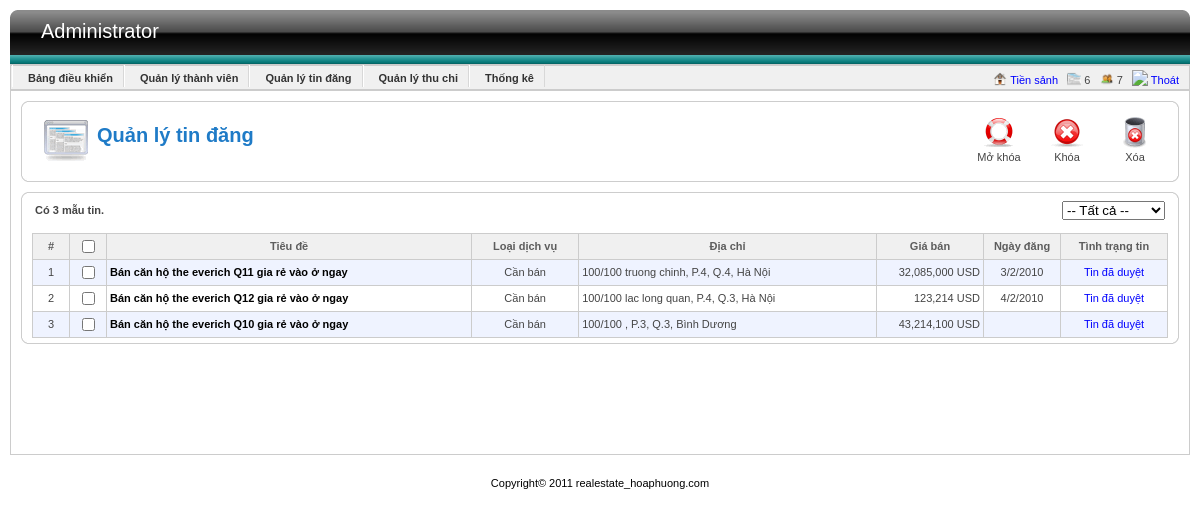
Page /Source/admin/index.php?view=article (signed in) on the earlier database version.
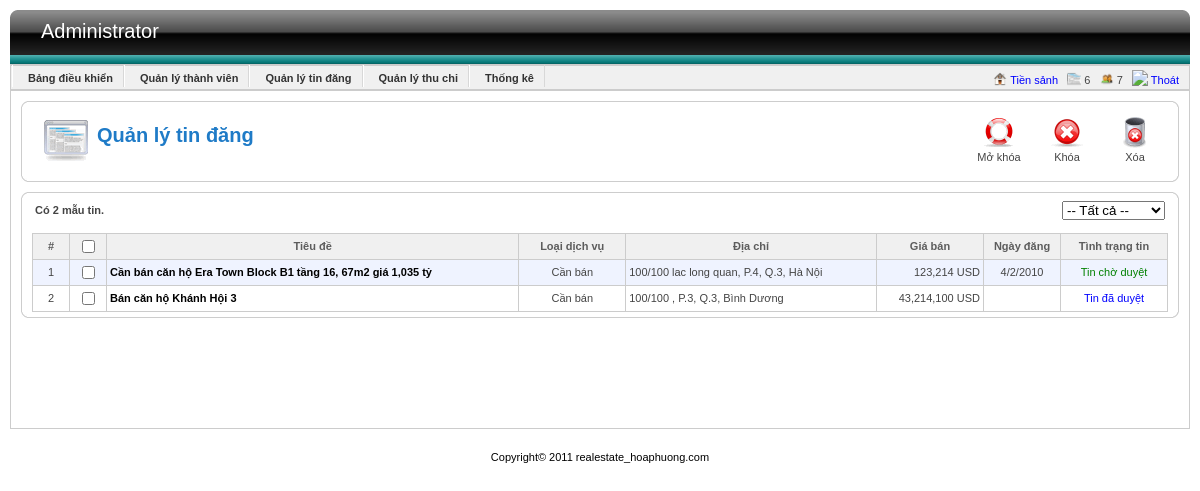
Same page on the later database version.
### tables this page shows
CREATE TABLE IF NOT EXISTS `dichvu` (
  `id` int(11) NOT NULL AUTO_INCREMENT,
  `tieude` text NOT NULL,
  `mota` text,
  `chusohuu` int(11) DEFAULT NULL,
  `phuong` int(11) DEFAULT NULL,
  `quan` int(11) DEFAULT NULL,
  `tinh` int(11) DEFAULT NULL,
  `ngaydang` datetime DEFAULT NULL,
  `ngaycapnhat` datetime DEFAULT NULL,
  `duong` text,
  `rong` float DEFAULT NULL,
  `dai` float DEFAULT NULL,
  `tang` int(11) DEFAULT NULL,
  `sophongngu` int(11) DEFAULT NULL,
  `sophongtam` int(11) DEFAULT NULL,
  `giaban` float DEFAULT NULL,
  `donvitien` int(11) DEFAULT NULL,
  `status` int(11) DEFAULT NULL,
  `thoihantin` int(11) DEFAULT NULL,
  `loainha` int(11) DEFAULT NULL,
  `phaply` int(11) DEFAULT NULL,
  `huongnha` int(11) DEFAULT NULL,
  `khuyenmai` text,
  `loaidv` int(11) DEFAULT NULL,
  `donvidv` int(11) DEFAULT NULL,
  `x` varchar(45) DEFAULT NULL,
  `y` varchar(45) DEFAULT NULL,
  `khanang` int(11) DEFAULT NULL,
  `rank` int(11) DEFAULT NULL,
  `sonha` varchar(20) DEFAULT NULL,
  PRIMARY KEY (`id`),
  KEY `fk_thongtinnhadat_phuong` (`phuong`),
  KEY `fk_thongtinhnhadat_khachhang` (`chusohuu`),
  KEY `fk_thongtinnhaban_loainha` (`loainha`),
  KEY `fk_thongtinhnhaban_phaply` (`phaply`),
  KEY `FK_thongtinnhaban_huongnha` (`huongnha`),
  KEY `fk_thongtinnhaban_quan` (`quan`),
  KEY `fk_thongtinnhaban_tinh` (`tinh`),
  KEY `fk_dichvu_user` (`chusohuu`),
  KEY `fk_dichvu_loaidv` (`loaidv`),
  KEY `fk_dichvu` (`donvitien`),
  KEY `fk_dichvu_huong` (`huongnha`),
  KEY `fk_dichvu_loaicanho` (`loainha`),
  KEY `fk_dichvu_tinh` (`tinh`),
  KEY `fk_dichvu_quan` (`quan`),
  KEY `fk_dichvu_phuong` (`phuong`),
  KEY `fk_dichvu_phaply` (`phaply`),
  KEY `fk_dichvu_donvidv` (`donvidv`),
  KEY `fk_dichvu_khanang` (`khanang`)
);

CREATE TABLE IF NOT EXISTS `loaidichvu` (
  `id` int(11) NOT NULL AUTO_INCREMENT,
  `ten` varchar(45) DEFAULT NULL,
  PRIMARY KEY (`id`)
);

CREATE TABLE IF NOT EXISTS `tinh` (
  `id` int(11) NOT NULL AUTO_INCREMENT,
  `ten` varchar(45) DEFAULT NULL,
  PRIMARY KEY (`id`)
);

CREATE TABLE IF NOT EXISTS `donvitien` (
  `id` int(11) NOT NULL AUTO_INCREMENT,
  `ten` varchar(45) DEFAULT NULL,
  `tigia` int(11) DEFAULT NULL,
  PRIMARY KEY (`id`)
);

### Source/DAO/config.php (called while the page is built, shortened)
<?php
   	$databaseName = "qldo";
?>

### Source/DAO/DataProvider.php (called while the page is built, shortened)
<?php
class DataProvider
{
	public static function Query($sql)
	{
		include('config.php');
		if (!($connection = @mysql_connect($hostName,$username,$password)))
			die ("Couldn't connect to database");
		if (!($result = @mysql_query($sql, $connection)))
			showError();
		return $result;
	}
}
?>

### Source/DAO/TinDangDAO.php (called while the page is built, shortened)
<?php
	include_once("DataProvider.php");
	class TinDangDAO
	{
		public static function GetAllTinByType($type)
		{
			$strSQL = "";
			if ($type != -2)
				$strSQL = "	select *
							from dichvu
							where status=$type and status!=-1";
			else
				$strSQL = "	select *
							from dichvu
							where status!=-1";
			$result = DataProvider::Query($strSQL);
			while ($row= mysql_fetch_array ($result,MYSQL_BOTH))
                $return[]=$row;
            return $return;
		}
	}
?>

### Source/BUS/TinDangBUS.php (called while the page is built)
<?php
	include_once (str_replace("//","/",dirname(__FILE__)."/")  . "../DAO/TinDangDAO.php");
	class TinDangBUS
	{
		public static function GetAllTinByType($type)
		{
			return TinDangDAO::GetAllTinByType($type);
		}
	}
?>

### Source/DAO/LoaiDVDAO.php (called while the page is built, shortened)
<?php
	include_once("DataProvider.php");
	class LoaiDVDAO
	{
		public static function GetLoaiDVByID($id)
		{
			$strSQL = "select *
					   from loaidichvu
					   where id='$id'";
            $result = DataProvider::Query($strSQL);
            return mysql_fetch_array($result);
		}
	}
?>

### Source/BUS/LoaiDVBUS.php (called while the page is built)
<?php
	include_once (str_replace("//","/",dirname(__FILE__)."/")  . "../DAO/LoaiDVDAO.php");
	class LoaiDVBUS
	{
		public static function GetLoaiDVByID($id)
		{
			return LoaiDVDAO::GetLoaiDVByID($id);
		}
	}
?>

### Source/DAO/TinhDAO.php (called while the page is built, shortened)
<?php
	include_once("DataProvider.php");
?>
<?php
	class TinhDAO
	{
    	public static function getTinhById($id)
        {
            $strSQL = "select *
					from tinh where id=$id";
            $result = DataProvider::Query($strSQL);
            return mysql_fetch_row($result,MYSQL_BOTH);
        }
	}
?>

### Source/BUS/TinhBUS.php (called while the page is built, shortened)
<?php
	include_once (str_replace("//","/",dirname(__FILE__)."/")  . "../DAO/TinhDAO.php");
	class TinhBUS
	{
		public static function getTinhById($tinh)
        {
            return TinhDAO::getTinhById($tinh);
        }
	}
?>

### Source/DAO/DonviTienDAO.php (called while the page is built, shortened)
<?php
class DonviTienDAO{
	public static function selectId($id)
    {
        $strSQL = "select * from donvitien where id='$id'";
         $result = DataProvider::Query($strSQL);
         return mysql_fetch_row($result,MYSQL_BOTH);
    }
}
?>

### Source/BUS/DonviTienBUS.php (called while the page is built, shortened)
<?php
	include_once (str_replace("//","/",dirname(__FILE__)."/")  . "../DAO/DonviTienDAO.php");
class DonViTienBUS
{
    public static function selectId($id)
    {
        return DonviTienDAO::selectId($id);
    }
}
?>

### Source/module/Utils/Utils.php (called while the page is built, shortened)
<?php
class Utils
{
	public static function convertTimeDMY($time)
    {
    	$arrDate = explode ("-", $time);
    	$d = (int) $arrDate[2];
    	$m = (int) $arrDate[1];
    	$y = (int) $arrDate[0];
    	$time_out = $d."/".$m."/".$y;
    	return $time_out;
    }
}
?>

### Source/admin/module/listArticle.php (the view, shortened to what this page needs)
<?php
	include_once(rtrim(dirname(__FILE__),"e\admin\module")."e\BUS\TinDangBUS.php");
	include_once(rtrim(dirname(__FILE__),"e\admin\module")."e\BUS\LoaiDVBUS.php");
	include_once(rtrim(dirname(__FILE__),"e\admin\module")."e\BUS\TinhBUS.php");
	include_once(rtrim(dirname(__FILE__),"e\admin\module")."e\BUS\DonviTienBUS.php");
	include_once(rtrim(dirname(__FILE__),"e\admin\module")."e\module\Utils\Utils.php");
?>
<div id="listItem">
	<div class="tl"></div>
	<div class="tr"></div>
	<div class="tm"></div>
	<div class="mid">
		<form method="post" name="frmListItem" id="frmListItem">
			<table width="100%" border="0" align="center" cellpadding="0" cellspacing="0">
				<tr>
					<td width="69%">
						<?php
							$type = "";
							if (isset($_GET["type"]) && $_GET["type"] != -2)
								$type = $_GET["type"];
							else
								$type = -2;
							$listTinDang = TinDangBUS::GetAllTinByType($type);
							echo "<b>Có ".count($listTinDang)." mẫu tin.</b>";
						?>
					</td>
					<td width="31%">
						<div align="right">
							<select name="type" id="type" onchange="return loadTinDangTheoLoai();">
								<option value="-2">-- Tất cả --</option>
							</select>
						</div>
					</td>
				</tr>
			</table>
			<div class="list">
				<table width="100%" border="0" cellspacing="0" cellpadding="0">
					<tr class="title">
						<td width="30px" align="center">#</td>
						<td width="30px" align="center">
							<input type="checkbox" onclick="checkAll(this);" /></td>
						<td align="center">Tiêu đề</td>
						<td width="100px" align="center">Loại dịch vụ</td>
						<td align="center">Địa chỉ</td>
						<td width="100px" align="center">Giá bán</td>
						<td width="70px" align="center">Ngày đăng</td>
						<td width="100px" align="center">Tình trạng tin</td>
					</tr>
					<?php
						for ($i=0;$i<count($listTinDang);$i++)
						{
					?>
					<tr style="background:<?php echo ($i%2==0) ? "#EFF3FF" : "white"; ?>;">
						<td align="center"><?php echo $i+1; ?></td>
						<td align="center"><input type="checkbox" onclick="Check_Click(this)"></td>
						<td class="m_name"><?php echo "<a href='index.php?view=article&do=edit&aid=".$listTinDang[$i]["id"]."'>".$listTinDang[$i]["tieude"]."</a>"; ?></td>
						<?php
							$loaidv = LoaiDVBUS::GetLoaiDVByID($listTinDang[$i]["loaidv"]);
							echo "<td align='center'>".$loaidv[1]."</td>";
							echo "<td>".$listTinDang[$i]["sonha"]." ".$listTinDang[$i]["duong"].", P.".$listTinDang[$i]["phuong"].", Q.".$listTinDang[$i]["quan"].", ";
							$tinh = TinhBUS::getTinhById($listTinDang[$i]["tinh"]);
							echo $tinh[1]."</td>";
							$donviTien = DonViTienBUS::selectId($listTinDang[$i]["donvitien"]);
							echo "<td align='right'>".number_format($listTinDang[$i]["giaban"])." $donviTien[1]</td>";
							if ($listTinDang[$i]["ngaydang"] != null)
							{
								$date = Utils::convertTimeDMY($listTinDang[$i]["ngaydang"]);
								echo "<td align='center'>".$date."</td>";
							}
							else
								echo "<td></td>";
							switch ($listTinDang[$i]["status"])
							{
								case 0:
									echo "<td align='center' style='color:green;'>Tin chờ duyệt</td>";
									break;
								case 1:
									echo "<td align='center' style='color:blue;'>Tin đã duyệt</td>";
									break;
							}
						?>
					</tr>
					<?php
						}
					?>
				</table>
			</div>
		</form>
	</div>
	<div class="bl"></div>
	<div class="br"></div>
	<div class="bm"></div>
</div>

### Source/admin/index.php (shortened to what this page needs)
<?php
 	$do="";
	if(isset($_SESSION["curUser"]) && $_SESSION["curUser"][8] == 1)
		$bodyFile="include/controlpanel.php";
	else
		$bodyFile= "module/login.php";
	if(isset ($_GET["view"]))
	{
		switch ($_GET["view"])
		{
			case "article":
				switch($do)
				{
					default:
						$bodyFile= "module/article.php";
						break;
				}
				break;
		}
	}
?>
<!DOCTYPE html PUBLIC "-//W3C//DTD XHTML 1.0 Transitional//EN" "http://www.w3.org/TR/xhtml1/DTD/xhtml1-transitional.dtd">
<html xmlns="http://www.w3.org/1999/xhtml">
<head>
	<link href="css/admin.css" rel="stylesheet" type="text/css" />
	<link rel="stylesheet" type="text/css" href="css/ui-lightness/jquery-ui-1.8.9.custom.css" />
</head>
<body>
<div id="container">
<div id="header">
	<?php include("include/top_admin.php");?>
</div>
<div id="body">
<?php
	include($bodyFile);
?>
</div>
<div id="footer">
Copyright© 2011 realestate_hoaphuong.com<br />
</div>
</div>
</body>
</html>

### Source/admin/include/top_admin.php (shortened to what this page needs)
<div class="left"></div>
<div class="right"></div>
<div class="mid">
	<div class="logo">Administrator</div>
</div>
<?php
	if(isset($_SESSION["curUser"]) && $_SESSION["curUser"][8] == 1)
	{
?>
<div id="menu">
	<ul>
		<li><a href="index.php" class="item">Bảng điều khiển</a></li>
		<li><a href="index.php?view=user" class="item">Quản lý thành viên</a></li>
		<li><a href="index.php?view=article" class="item">Quản lý tin đăng</a></li>
		<li><a href="index.php?view=business" class="item">Quản lý thu chi</a></li>
		<li><a href="index.php?view=statistic" class="item">Thống kê</a></li>
	</ul>
	<div class="mess">
		<img src="images/icon-16-frontpage.png" /> <a href="../index.php">Tiền sảnh</a>&nbsp;&nbsp;
		<img src="images/icon-16-article.png" /> 6&nbsp;&nbsp;
		<img src="images/icon-16-user.png" /> 7&nbsp;&nbsp;
		<img src="images/icon-16-logout.png" /> <a href="index.php?do=logout">Thoát</a>
	</div>
</div>
<?php
	}
?>

### Source/admin/module/article.php (shortened to what this page needs)
<div id="toolbar">
<div class="tl"></div>
<div class="tr"></div>
<div class="tm"></div>
<div class="mid">
	<div class="title icon_article">Quản lý tin đăng</div>
     <div class="icon">
    	<a href="#" id="aDelete">
        	 <img src="images/icon_32_delete.png" alt="Xóa" border="0" title="Xóa" />
             <br />
             Xóa
       </a>
    </div>
      <div class="icon">
    	<a href="#" id="aDisable">
        	 <img src="images/icon_32_cancel.png" alt="Khóa"  border="0" title="Khóa" />
             <br />
             Khóa
        </a>
    </div>
      <div class="icon">
    	<a href="#" id="aEnable">
        	 <img src="images/icon_32_help.png" alt="Mở khóa" border="0" title="Mở khóa" />
             <br />
            Mở khóa
        </a>
    </div>
    <br class="clr" />
</div>
<div class="bl"></div>
<div class="br"></div>
<div class="bm"></div>
</div>
<div style="margin:10px">
<?php
	$PATH = str_replace('//','/',dirname(__FILE__).'/');
	include_once ($PATH . "listArticle.php");
?>
</div>

### Source/admin/css/admin.css (style rules this page uses)
a,a:visited { color:#024EFD; text-decoration: none; cursor:pointer; }
body { font-family: Tahoma, Arial, Verdana, sans-serif; font-size: 11px; line-height: 17px; font-weight: normal; color: #444444; text-decoration: none; margin: 0px; padding: 0px; text-align:center }
input { font-size:11px; }
td { padding:3px }
#container { padding-left:10px; padding-right:10px }
#header { margin-top:10px; }
#header .left { float:left;width:11px; height:54px; background:url(../images/header_left.png) }
#header .mid { height:54px; background:url(../images/header_middle.png); text-align:left; color:#FFFFFF }
#header .logo { float:left; width:300px; font-size:20px; color:#FFFFFF; padding-top:13px; margin-left:20px }
#header .right { float:right; width:11px; height:54px; background:url(../images/header_right.png) }
#menu, #menu ul, #menu li { margin: 0; padding: 0; border: 0 none; }
#menu { border-bottom:1px solid #CCC; height:25px; background:#F0F0F0 }
#menu .mess { float:right; width:250px; margin-right:10px; text-align:right;margin-top:2px; }
#menu .mess img { height:14px;position:relative;top:2px; }
#menu .mess a , a:hover { color:blue; }
#menu { border-left:1px solid #CCC;border-right:1px solid #CCC; }
#menu li { float:left; position:relative; list-style: none; display: inline; border-left: 1px solid #fff; border-right: 1px solid #d8d8d8; padding-top:5px }
#menu ul { border: 0.1em solid #ccc; border-left:1px solid #CCC; }
#body { border:1px solid #CCC; padding-bottom:100px; text-align:left }
#footer { color:#000000; text-align:center; padding-top:20px; }
#menu .item { font-size: 11px; font-weight: 700; padding-left: 15px; padding-right: 10px; color:#333333; text-decoration:none; font-family:Arial, Helvetica, sans-serif; }
.icon { float:left; border:1px #e0e0e0 solid;padding:5px;margin:5px;max-height:150px;_height:150px; text-align:center; width:100px; max-width:100px }
.icon a,.icona:visited { border:none; font-family:Arial, Helvetica, sans-serif; font-size:11px; color:#454545;text-decoration:none; }
#toolbar { height:1%; margin:10px; }
.tl { background:url(../images/j_crn_tl_light.png) left top; width:6px; height:6px; float:left }
.tr { background:url(../images/j_crn_tr_light.png) left top; width:6px; height:6px; float:right }
.tm { height:6px;background:url(../images/j_border.png) left top repeat-x; display:block; }
.mid { border-left:1px solid #CDCDCD ; border-right:1px solid #CDCDCD; padding-left:10px; padding-right:10px; }
.bl { background:url(../images/j_crn_bl_light.png) left top; width:6px; height:6px; float:left }
.br { background:url(../images/j_crn_br_light.png) left top; width:6px; height:6px; float:right }
.bm { height:6px;;background:url(../images/j_border.png) left bottom repeat-x; display:block }
#toolbar .title { float:left; width:400px; font-size:20px; font-weight:700; color:#1F7BC7; background-repeat:no-repeat; padding-left:55px; padding-top:10px; margin-left:10px; margin-top:10px; height:40px }
#toolbar .icon { float:right; margin-right:3px; width:50px; width-max:50px; text-align:center; border:none }
.icon_article { background-image:url(../images/icon-48-article.png); }
#listItem { height:1% }
#listItem .list { margin-top:10px; }
#listItem .list table { border-top:1px solid #ccc; border-left:1px solid #ccc; }
#listItem .list td { border-right:1px solid #ccc; border-bottom:1px solid #ccc; padding:3px }
#listItem .title { background:#f0f0f0; font-size:11px; font-weight:600 }
.title { font-size:11px; font-weight:600; color:#5D5D5D }
.m_name { font-weight:bold; }
.m_name a { color:#000; }

Differences in the rows shown:
no longer on this page (row edited): dichvu: tieude "Bán căn hộ the everich Q11 gia rẻ vào ở ngay", loaidv.ten "Cần bán", sonha "100/100", duong "truong chinh", phuong "4", quan "4", tinh.ten "Hà Nội", giaban "32,085,000", donvitien.ten "USD", ngaydang "3/2/2010", status "Tin đã duyệt"
changed dichvu "lac long quan": tieude "Bán căn hộ the everich Q12 gia rẻ vào ở ngay" → "Cần bán căn hộ Era Town Block B1 tầng 16, 67m2 giá 1,035 tỷ"; status "Tin đã duyệt" → "Tin chờ duyệt"
changed dichvu "Bình Dương": tieude "Bán căn hộ the everich Q10 gia rẻ vào ở ngay" → "Bán căn hộ Khánh Hội 3"
Other differences:
count($listTinDang): "3" → "2"
